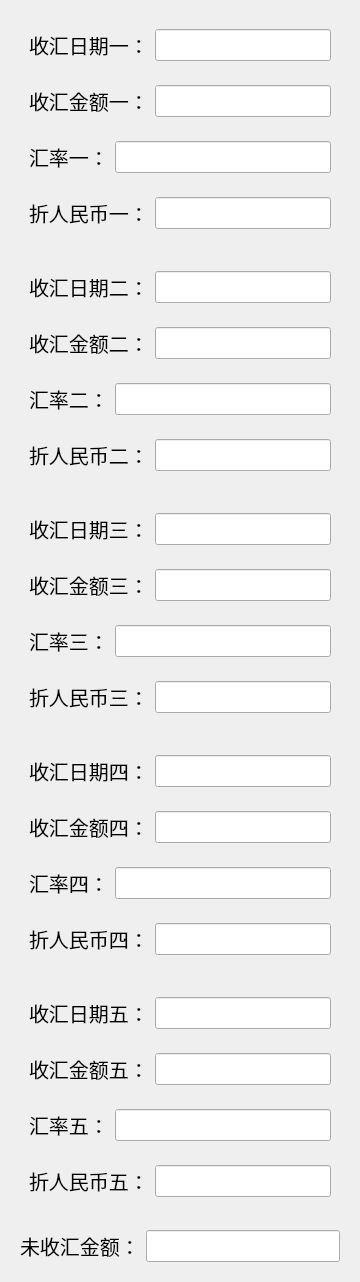
           <widget class="QWidget" name="widget_27" native="true">
            <layout class="QVBoxLayout" name="verticalLayout_6">
             <item>
              <widget class="QWidget" name="widget_2" native="true">
               <layout class="QVBoxLayout" name="verticalLayout">
                <item>
                 <widget class="QWidget" name="widget_6" native="true">
                  <layout class="QHBoxLayout" name="horizontalLayout_2">
                   <item>
                    <widget class="QLabel" name="label_2">
                     <property name="font">
                      <font>
                       <pointsize>15</pointsize>
                      </font>
                     </property>
                     <property name="text">
                      <string>收汇日期一：</string>
                     </property>
                    </widget>
                   </item>
                   <item>
                    <widget class="QLineEdit" name="collect_date1">
                     <property name="font">
                      <font>
                       <pointsize>15</pointsize>
                      </font>
                     </property>
                    </widget>
                   </item>
                  </layout>
                 </widget>
                </item>
                <item>
                 <widget class="QWidget" name="widget_7" native="true">
                  <layout class="QHBoxLayout" name="horizontalLayout_3">
                   <item>
                    <widget class="QLabel" name="label_3">
                     <property name="font">
                      <font>
                       <pointsize>15</pointsize>
                      </font>
                     </property>
                     <property name="text">
                      <string>收汇金额一：</string>
                     </property>
                    </widget>
                   </item>
                   <item>
                    <widget class="QLineEdit" name="collect_amount1">
                     <property name="font">
                      <font>
                       <pointsize>15</pointsize>
                      </font>
                     </property>
                    </widget>
                   </item>
                  </layout>
                 </widget>
                </item>
                <item>
                 <widget class="QWidget" name="widget_8" native="true">
                  <layout class="QHBoxLayout" name="horizontalLayout_4">
                   <item>
                    <widget class="QLabel" name="label_4">
                     <property name="font">
                      <font>
                       <pointsize>15</pointsize>
                      </font>
                     </property>
                     <property name="text">
                      <string>汇率一：</string>
                     </property>
                    </widget>
                   </item>
                   <item>
                    <widget class="QLineEdit" name="ex_rate1">
                     <property name="font">
                      <font>
                       <pointsize>15</pointsize>
                      </font>
                     </property>
                    </widget>
                   </item>
                  </layout>
                 </widget>
                </item>
                <item>
                 <widget class="QWidget" name="widget_9" native="true">
                  <property name="font">
                   <font>
                    <pointsize>15</pointsize>
                   </font>
                  </property>
                  <layout class="QHBoxLayout" name="horizontalLayout_5">
                   <item>
                    <widget class="QLabel" name="label_5">
                     <property name="font">
                      <font>
                       <pointsize>15</pointsize>
                      </font>
                     </property>
                     <property name="text">
                      <string>折人民币一：</string>
                     </property>
                    </widget>
                   </item>
                   <item>
                    <widget class="QLineEdit" name="rmb_amount1">
                     <property name="font">
                      <font>
                       <pointsize>15</pointsize>
                      </font>
                     </property>
                    </widget>
                   </item>
                  </layout>
                 </widget>
                </item>
               </layout>
              </widget>
             </item>
             <item>
              <widget class="QWidget" name="widget_26" native="true">
               <layout class="QVBoxLayout" name="verticalLayout_5">
                <item>
                 <widget class="QWidget" name="widget_10" native="true">
                  <layout class="QHBoxLayout" name="horizontalLayout_6">
                   <item>
                    <widget class="QLabel" name="label_6">
                     <property name="font">
                      <font>
                       <pointsize>15</pointsize>
                      </font>
                     </property>
                     <property name="text">
                      <string>收汇日期二：</string>
                     </property>
                    </widget>
                   </item>
                   <item>
                    <widget class="QLineEdit" name="collect_date2">
                     <property name="font">
                      <font>
                       <pointsize>15</pointsize>
                      </font>
                     </property>
                    </widget>
                   </item>
                  </layout>
                 </widget>
                </item>
                <item>
                 <widget class="QWidget" name="widget_11" native="true">
                  <layout class="QHBoxLayout" name="horizontalLayout_7">
                   <item>
                    <widget class="QLabel" name="label_7">
                     <property name="font">
                      <font>
                       <pointsize>15</pointsize>
                      </font>
                     </property>
                     <property name="text">
                      <string>收汇金额二：</string>
                     </property>
                    </widget>
                   </item>
                   <item>
                    <widget class="QLineEdit" name="collect_amount2">
                     <property name="font">
                      <font>
                       <pointsize>15</pointsize>
                      </font>
                     </property>
                    </widget>
                   </item>
                  </layout>
                 </widget>
                </item>
                <item>
                 <widget class="QWidget" name="widget_12" native="true">
                  <layout class="QHBoxLayout" name="horizontalLayout_8">
                   <item>
                    <widget class="QLabel" name="label_8">
                     <property name="font">
                      <font>
                       <pointsize>15</pointsize>
                      </font>
                     </property>
                     <property name="text">
                      <string>汇率二：</string>
                     </property>
                    </widget>
                   </item>
                   <item>
                    <widget class="QLineEdit" name="ex_rate2">
                     <property name="font">
                      <font>
                       <pointsize>15</pointsize>
                      </font>
                     </property>
                    </widget>
                   </item>
                  </layout>
                 </widget>
                </item>
                <item>
                 <widget class="QWidget" name="widget_13" native="true">
                  <layout class="QHBoxLayout" name="horizontalLayout_9">
                   <item>
                    <widget class="QLabel" name="label_9">
                     <property name="font">
                      <font>
                       <pointsize>15</pointsize>
                      </font>
                     </property>
                     <property name="text">
                      <string>折人民币二：</string>
                     </property>
                    </widget>
                   </item>
                   <item>
                    <widget class="QLineEdit" name="rmb_amount2">
                     <property name="font">
                      <font>
                       <pointsize>15</pointsize>
                      </font>
                     </property>
                    </widget>
                   </item>
                  </layout>
                 </widget>
                </item>
               </layout>
              </widget>
             </item>
             <item>
              <widget class="QWidget" name="widget_5" native="true">
               <layout class="QVBoxLayout" name="verticalLayout_4">
                <item>
                 <widget class="QWidget" name="widget_14" native="true">
                  <layout class="QHBoxLayout" name="horizontalLayout_10">
                   <item>
                    <widget class="QLabel" name="label_10">
                     <property name="font">
                      <font>
                       <pointsize>15</pointsize>
                      </font>
                     </property>
                     <property name="text">
                      <string>收汇日期三：</string>
                     </property>
                    </widget>
                   </item>
                   <item>
                    <widget class="QLineEdit" name="collect_date3">
                     <property name="font">
                      <font>
                       <pointsize>15</pointsize>
                      </font>
                     </property>
                    </widget>
                   </item>
                  </layout>
                 </widget>
                </item>
                <item>
                 <widget class="QWidget" name="widget_15" native="true">
                  <layout class="QHBoxLayout" name="horizontalLayout_11">
                   <item>
                    <widget class="QLabel" name="label_11">
                     <property name="font">
                      <font>
                       <pointsize>15</pointsize>
                      </font>
                     </property>
                     <property name="text">
                      <string>收汇金额三：</string>
                     </property>
                    </widget>
                   </item>
                   <item>
                    <widget class="QLineEdit" name="collect_amount3">
                     <property name="font">
                      <font>
                       <pointsize>15</pointsize>
                      </font>
                     </property>
                    </widget>
                   </item>
                  </layout>
                 </widget>
                </item>
                <item>
                 <widget class="QWidget" name="widget_16" native="true">
                  <layout class="QHBoxLayout" name="horizontalLayout_12">
                   <item>
                    <widget class="QLabel" name="label_12">
                     <property name="font">
                      <font>
                       <pointsize>15</pointsize>
                      </font>
                     </property>
                     <property name="text">
                      <string>汇率三：</string>
                     </property>
                    </widget>
                   </item>
                   <item>
                    <widget class="QLineEdit" name="ex_rate3">
                     <property name="font">
                      <font>
                       <pointsize>15</pointsize>
                      </font>
                     </property>
                    </widget>
                   </item>
                  </layout>
                 </widget>
                </item>
                <item>
                 <widget class="QWidget" name="widget_17" native="true">
                  <layout class="QHBoxLayout" name="horizontalLayout_13">
                   <item>
                    <widget class="QLabel" name="label_13">
                     <property name="font">
                      <font>
                       <pointsize>15</pointsize>
                      </font>
                     </property>
                     <property name="text">
                      <string>折人民币三：</string>
                     </property>
                    </widget>
                   </item>
                   <item>
                    <widget class="QLineEdit" name="rmb_amount3">
                     <property name="font">
                      <font>
                       <pointsize>15</pointsize>
                      </font>
                     </property>
                    </widget>
                   </item>
                  </layout>
                 </widget>
                </item>
               </layout>
              </widget>
             </item>
             <item>
              <widget class="QWidget" name="widget_3" native="true">
               <layout class="QVBoxLayout" name="verticalLayout_2">
                <item>
                 <widget class="QWidget" name="widget_18" native="true">
                  <layout class="QHBoxLayout" name="horizontalLayout_14">
                   <item>
                    <widget class="QLabel" name="label_14">
                     <property name="font">
                      <font>
                       <pointsize>15</pointsize>
                      </font>
                     </property>
                     <property name="text">
                      <string>收汇日期四：</string>
                     </property>
                    </widget>
                   </item>
                   <item>
                    <widget class="QLineEdit" name="collect_date4">
                     <property name="font">
                      <font>
                       <pointsize>15</pointsize>
                      </font>
                     </property>
                    </widget>
                   </item>
                  </layout>
                 </widget>
                </item>
                <item>
                 <widget class="QWidget" name="widget_19" native="true">
                  <layout class="QHBoxLayout" name="horizontalLayout_15">
                   <item>
                    <widget class="QLabel" name="label_15">
                     <property name="font">
                      <font>
                       <pointsize>15</pointsize>
                      </font>
                     </property>
                     <property name="text">
                      <string>收汇金额四：</string>
                     </property>
                    </widget>
                   </item>
                   <item>
                    <widget class="QLineEdit" name="collect_amount4">
                     <property name="font">
                      <font>
                       <pointsize>15</pointsize>
                      </font>
                     </property>
                    </widget>
                   </item>
                  </layout>
                 </widget>
                </item>
                <item>
                 <widget class="QWidget" name="widget_20" native="true">
                  <layout class="QHBoxLayout" name="horizontalLayout_16">
                   <item>
                    <widget class="QLabel" name="label_16">
                     <property name="font">
                      <font>
                       <pointsize>15</pointsize>
                      </font>
                     </property>
                     <property name="text">
                      <string>汇率四：</string>
                     </property>
                    </widget>
                   </item>
                   <item>
                    <widget class="QLineEdit" name="ex_rate4">
                     <property name="font">
                      <font>
                       <pointsize>15</pointsize>
                      </font>
                     </property>
                    </widget>
                   </item>
                  </layout>
                 </widget>
                </item>
                <item>
                 <widget class="QWidget" name="widget_21" native="true">
                  <layout class="QHBoxLayout" name="horizontalLayout_17">
                   <item>
                    <widget class="QLabel" name="label_17">
                     <property name="font">
                      <font>
                       <pointsize>15</pointsize>
                      </font>
                     </property>
                     <property name="text">
                      <string>折人民币四：</string>
                     </property>
                    </widget>
                   </item>
                   <item>
                    <widget class="QLineEdit" name="rmb_amount4">
                     <property name="font">
                      <font>
                       <pointsize>15</pointsize>
                      </font>
                     </property>
                    </widget>
                   </item>
                  </layout>
                 </widget>
                </item>
               </layout>
              </widget>
             </item>
             <item>
              <widget class="QWidget" name="widget_4" native="true">
               <layout class="QVBoxLayout" name="verticalLayout_3">
                <item>
                 <widget class="QWidget" name="widget_23" native="true">
                  <layout class="QHBoxLayout" name="horizontalLayout_19">
                   <item>
                    <widget class="QLabel" name="label_19">
                     <property name="font">
                      <font>
                       <pointsize>15</pointsize>
                      </font>
                     </property>
                     <property name="text">
                      <string>收汇日期五：</string>
                     </property>
                    </widget>
                   </item>
                   <item>
                    <widget class="QLineEdit" name="collect_date5">
                     <property name="font">
                      <font>
                       <pointsize>15</pointsize>
                      </font>
                     </property>
                    </widget>
                   </item>
                  </layout>
                 </widget>
                </item>
                <item>
                 <widget class="QWidget" name="widget_24" native="true">
                  <layout class="QHBoxLayout" name="horizontalLayout_20">
                   <item>
                    <widget class="QLabel" name="label_20">
                     <property name="font">
                      <font>
                       <pointsize>15</pointsize>
                      </font>
                     </property>
                     <property name="text">
                      <string>收汇金额五：</string>
                     </property>
                    </widget>
                   </item>
                   <item>
                    <widget class="QLineEdit" name="collect_amount5">
                     <property name="font">
                      <font>
                       <pointsize>15</pointsize>
                      </font>
                     </property>
                    </widget>
                   </item>
                  </layout>
                 </widget>
                </item>
                <item>
                 <widget class="QWidget" name="widget_25" native="true">
                  <layout class="QHBoxLayout" name="horizontalLayout_21">
                   <item>
                    <widget class="QLabel" name="label_21">
                     <property name="font">
                      <font>
                       <pointsize>15</pointsize>
                      </font>
                     </property>
                     <property name="text">
                      <string>汇率五：</string>
                     </property>
                    </widget>
                   </item>
                   <item>
                    <widget class="QLineEdit" name="ex_rate5">
                     <property name="font">
                      <font>
                       <pointsize>15</pointsize>
                      </font>
                     </property>
                    </widget>
                   </item>
                  </layout>
                 </widget>
                </item>
                <item>
                 <widget class="QWidget" name="widget_22" native="true">
                  <layout class="QHBoxLayout" name="horizontalLayout_18">
                   <item>
                    <widget class="QLabel" name="label_18">
                     <property name="font">
                      <font>
                       <pointsize>15</pointsize>
                      </font>
                     </property>
                     <property name="text">
                      <string>折人民币五：</string>
                     </property>
                    </widget>
                   </item>
                   <item>
                    <widget class="QLineEdit" name="rmb_amount5">
                     <property name="font">
                      <font>
                       <pointsize>15</pointsize>
                      </font>
                     </property>
                    </widget>
                   </item>
                  </layout>
                 </widget>
                </item>
               </layout>
              </widget>
             </item>
             <item>
              <widget class="QWidget" name="widget_28" native="true">
               <layout class="QHBoxLayout" name="horizontalLayout_27">
                <item>
                 <widget class="QLabel" name="label_27">
                  <property name="font">
                   <font>
                    <pointsize>15</pointsize>
                   </font>
                  </property>
                  <property name="text">
                   <string>未收汇金额：</string>
                  </property>
                 </widget>
                </item>
                <item>
                 <widget class="QLineEdit" name="uncollect_amount">
                  <property name="font">
                   <font>
                    <pointsize>15</pointsize>
                   </font>
                  </property>
                 </widget>
                </item>
               </layout>
              </widget>
             </item>
            </layout>
           </widget>
